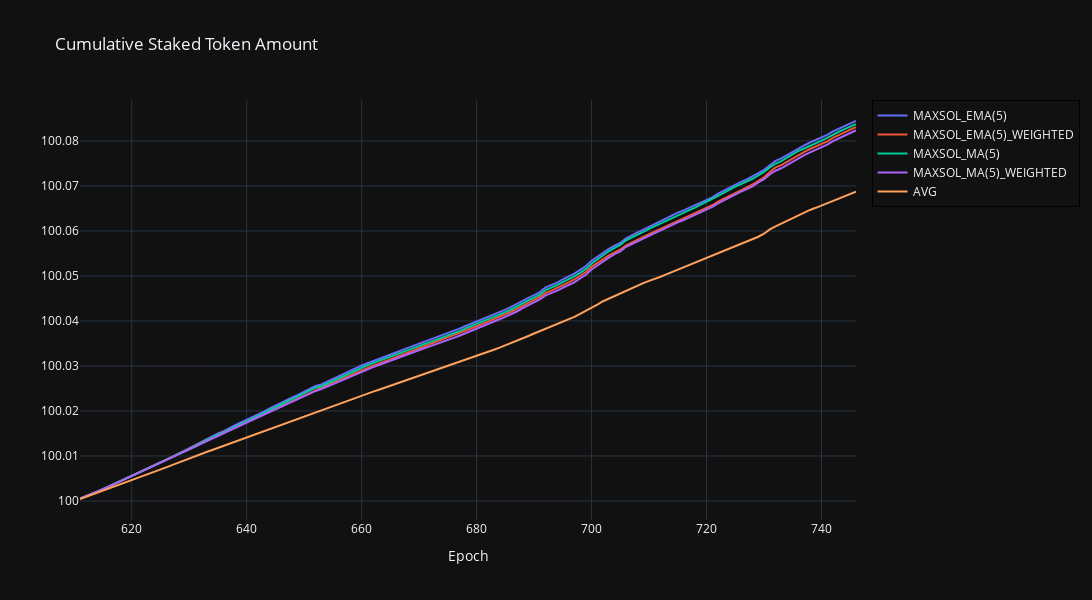

This figure's notebook cell:
### Code cell
from constant.whitelist_lst import LST, WEIGHTED_LST, AVG_LST, WeightedSymbol
from simulation.simulation import EpochSymbolData, EpochInfo, Simulation
from allocator.ema import EmaAllocator, EmaHistoricalData
from allocator.ma import MaAllocator, MaHistoricalData
from allocator.single import SingleAllocator
from allocator.equal import EqualAllocator
from allocator.ma import MaAllocator
from allocator.allocator import Allocator
from portfolio.portfolio import Portfolio
from helper.plot import Datapoint, PlotData, plots
from helper.historical import load_cached_historical_apys, load_historical_apys_until_epoch
from dataclasses import dataclass

@dataclass
class BacktestingGroup:
    name: str
    weighted_symbols: list[WeightedSymbol]
    allocator: Allocator

start_epoch = 610
end_epoch = 746
groups: list[BacktestingGroup] = [
    BacktestingGroup("MAXSOL_EMA(5)", LST, EmaAllocator()),
    BacktestingGroup("MAXSOL_EMA(5)_WEIGHTED", WEIGHTED_LST, EmaAllocator()),
    BacktestingGroup("MAXSOL_MA(5)", LST, MaAllocator()),
    BacktestingGroup("MAXSOL_MA(5)_WEIGHTED", WEIGHTED_LST, MaAllocator()),
    BacktestingGroup("AVG", AVG_LST, EqualAllocator()),
    # BacktestingGroup("JitoSOL", [WeightedSymbol("jitosol")], SingleAllocator()),
    # BacktestingGroup("mSOL", [WeightedSymbol("msol")], SingleAllocator()),
    # BacktestingGroup("INF", [WeightedSymbol("INF")], SingleAllocator()),
    # BacktestingGroup("JupSOL", [WeightedSymbol("jupsol")], SingleAllocator()),
    # BacktestingGroup("hSOL", [WeightedSymbol("hsol")], SingleAllocator()),
]

apy_plotdatas: list[PlotData] = []

for group in groups:

    # Prepare epoch symbol datas
    epoch_symbol_datas = []
    epoch_symbol_datas.append(EpochSymbolData("sol", [EpochInfo(epoch, 0.1, 1) for epoch in range(start_epoch, end_epoch + 1)]))
    for weighted_symbol in group.weighted_symbols:
        symbol = weighted_symbol.symbol
        historical_apys = load_cached_historical_apys(symbol)
        epoch_infos = [EpochInfo(x.epoch, x.apy, 1) for x in historical_apys]
        epoch_symbol_datas.append(EpochSymbolData(symbol, epoch_infos))

    # Prepare portfolio
    portfolio = Portfolio()
    portfolio.add("sol", 100)

    # Prepare simulation
    simulation = Simulation(portfolio, epoch_symbol_datas, start_epoch, end_epoch)

    apy_datapoints: list[Datapoint] = []
    for _ in simulation:
        epoch = simulation.get_current_epoch()

        # Prepare allocator data
        data = None
        if isinstance(group.allocator, EmaAllocator):
            data: list[EmaHistoricalData] = []
            for weighted_symbol in group.weighted_symbols:
                symbol = weighted_symbol.symbol
                historical_apys = load_historical_apys_until_epoch(symbol, epoch)
                data.append(EmaHistoricalData(symbol, historical_apys))
        elif isinstance(group.allocator, MaAllocator):
            data: list[MaHistoricalData] = []
            for weighted_symbol in group.weighted_symbols:
                symbol = weighted_symbol.symbol
                historical_apys = load_historical_apys_until_epoch(symbol, epoch)
                data.append(MaHistoricalData(symbol, historical_apys))
        elif isinstance(group.allocator, SingleAllocator):
            data = group.weighted_symbols[-1].symbol
        elif isinstance(group.allocator, EqualAllocator):
            data = group.weighted_symbols
        
        # Get allocations
        allocations = group.allocator.with_data(data).get_allocations(epoch)

        # Adjust allocations by symbol weights
        allocations = simulation.adjust_symbol_weights(group.weighted_symbols, allocations)

        # Rebalance
        simulation.rebalance(epoch, allocations)

        # ? Record datapoint

        # total token amount
        total_token_amount = portfolio.get_total_token_amount()
        apy_datapoints.append(Datapoint(epoch, total_token_amount))

    apy_plotdatas.append(PlotData(group.name, apy_datapoints))

plots("Cumulative Staked Token Amount", apy_plotdatas)

for d in apy_plotdatas:
    print(d)

### Figure 1 — Plotly figure (JSON) as saved in the notebook; plotly's stock layout.template omitted (floating-point values rounded to 4 significant figures; data arrays with more than 128 entries replaced by an {"elided": "..."} marker saying what was removed)
{"data": [{"mode": "lines", "name": "MAXSOL_EMA(5)", "text": {"elided": "136 str values"}, "type": "scatter", "x": {"elided": "136 int values"}, "y": {"elided": "136 float values"}}, {"mode": "lines", "name": "MAXSOL_EMA(5)_WEIGHTED", "text": {"elided": "136 str values"}, "type": "scatter", "x": {"elided": "136 int values"}, "y": {"elided": "136 float values"}}, {"mode": "lines", "name": "MAXSOL_MA(5)", "text": {"elided": "136 str values"}, "type": "scatter", "x": {"elided": "136 int values"}, "y": {"elided": "136 float values"}}, {"mode": "lines", "name": "MAXSOL_MA(5)_WEIGHTED", "text": {"elided": "136 str values"}, "type": "scatter", "x": {"elided": "136 int values"}, "y": {"elided": "136 float values"}}, {"mode": "lines", "name": "AVG", "text": {"elided": "136 str values"}, "type": "scatter", "x": {"elided": "136 int values"}, "y": {"elided": "136 float values"}}], "layout": {"height": 600, "legend": {"bordercolor": "Black", "borderwidth": 1}, "title": {"text": "Cumulative Staked Token Amount"}, "width": 1200, "xaxis": {"anchor": "y", "domain": [0, 1], "title": {"text": "Epoch"}}, "yaxis": {"anchor": "x", "domain": [0, 1]}}}
